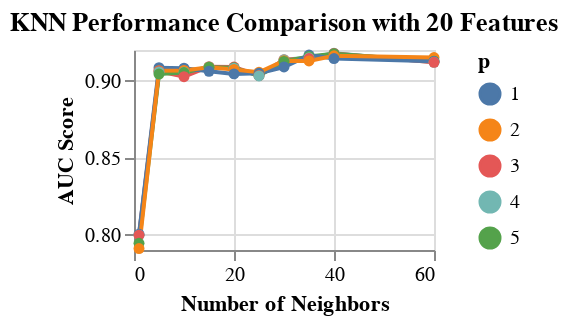

Here is the notebook cell this chart was saved with:
### Code cell
plot_GS_KNN(20)

### Figure 1 — Vega-Lite specification as saved in the notebook (floating-point values rounded to 4 significant figures)
{"config": {"view": {"continuousWidth": 400, "continuousHeight": 300}}, "data": {"name": "data-3bae83965198728578e10afd46ebc8b9"}, "mark": {"type": "line", "point": true}, "encoding": {"color": {"type": "nominal", "field": "knn__p", "title": "p"}, "x": {"type": "quantitative", "field": "knn__n_neighbors", "title": "Number of Neighbors"}, "y": {"type": "quantitative", "field": "mean_score", "scale": {"zero": false}, "title": "AUC Score"}}, "height": 100, "title": "KNN Performance Comparison with 20 Features", "width": 150, "$schema": "https://vega.github.io/schema/vega-lite/v4.0.2.json", "datasets": {"data-3bae83965198728578e10afd46ebc8b9": [{"mean_score": 0.918, "std_score": 0.0506, "max_score": 0.984, "min_score": 0.8421, "fselector__k": 20.0, "knn__n_neighbors": 40.0, "knn__p": 4.0}, {"mean_score": 0.9177, "std_score": 0.05037, "max_score": 0.984, "min_score": 0.8421, "fselector__k": 20.0, "knn__n_neighbors": 40.0, "knn__p": 3.0}, {"mean_score": 0.9175, "std_score": 0.05073, "max_score": 0.984, "min_score": 0.8421, "fselector__k": 20.0, "knn__n_neighbors": 40.0, "knn__p": 5.0}, {"mean_score": 0.9167, "std_score": 0.04827, "max_score": 0.9851, "min_score": 0.8513, "fselector__k": 20.0, "knn__n_neighbors": 35.0, "knn__p": 1.0}, {"mean_score": 0.9162, "std_score": 0.04951, "max_score": 0.984, "min_score": 0.8421, "fselector__k": 20.0, "knn__n_neighbors": 40.0, "knn__p": 2.0}, {"mean_score": 0.9158, "std_score": 0.04731, "max_score": 0.9828, "min_score": 0.8467, "fselector__k": 20.0, "knn__n_neighbors": 35.0, "knn__p": 5.0}, {"mean_score": 0.9151, "std_score": 0.0488, "max_score": 0.9863, "min_score": 0.849, "fselector__k": 20.0, "knn__n_neighbors": 60.0, "knn__p": 2.0}, {"mean_score": 0.9149, "std_score": 0.04904, "max_score": 0.9828, "min_score": 0.841, "fselector__k": 20.0, "knn__n_neighbors": 35.0, "knn__p": 4.0}, {"mean_score": 0.9145, "std_score": 0.05047, "max_score": 0.9851, "min_score": 0.8375, "fselector__k": 20.0, "knn__n_neighbors": 40.0, "knn__p": 1.0}, {"mean_score": 0.9145, "std_score": 0.04935, "max_score": 0.9828, "min_score": 0.8398, "fselector__k": 20.0, "knn__n_neighbors": 35.0, "knn__p": 3.0}, {"mean_score": 0.9137, "std_score": 0.04096, "max_score": 0.9771, "min_score": 0.8661, "fselector__k": 20.0, "knn__n_neighbors": 30.0, "knn__p": 3.0}, {"mean_score": 0.9137, "std_score": 0.04181, "max_score": 0.9771, "min_score": 0.8627, "fselector__k": 20.0, "knn__n_neighbors": 30.0, "knn__p": 4.0}, {"mean_score": 0.913, "std_score": 0.04177, "max_score": 0.9783, "min_score": 0.8661, "fselector__k": 20.0, "knn__n_neighbors": 30.0, "knn__p": 2.0}, {"mean_score": 0.9129, "std_score": 0.04927, "max_score": 0.9828, "min_score": 0.8432, "fselector__k": 20.0, "knn__n_neighbors": 35.0, "knn__p": 2.0}, {"mean_score": 0.9127, "std_score": 0.04956, "max_score": 0.9874, "min_score": 0.8467, "fselector__k": 20.0, "knn__n_neighbors": 60.0, "knn__p": 5.0}, {"mean_score": 0.9126, "std_score": 0.04808, "max_score": 0.9794, "min_score": 0.8467, "fselector__k": 20.0, "knn__n_neighbors": 60.0, "knn__p": 1.0}, {"mean_score": 0.9125, "std_score": 0.04167, "max_score": 0.9748, "min_score": 0.8604, "fselector__k": 20.0, "knn__n_neighbors": 30.0, "knn__p": 5.0}, {"mean_score": 0.912, "std_score": 0.05007, "max_score": 0.9874, "min_score": 0.8444, "fselector__k": 20.0, "knn__n_neighbors": 60.0, "knn__p": 4.0}, {"mean_score": 0.912, "std_score": 0.05018, "max_score": 0.9863, "min_score": 0.8432, "fselector__k": 20.0, "knn__n_neighbors": 60.0, "knn__p": 3.0}, {"mean_score": 0.9092, "std_score": 0.042, "max_score": 0.9817, "min_score": 0.857, "fselector__k": 20.0, "knn__n_neighbors": 15.0, "knn__p": 3.0}, {"mean_score": 0.909, "std_score": 0.04194, "max_score": 0.9817, "min_score": 0.857, "fselector__k": 20.0, "knn__n_neighbors": 15.0, "knn__p": 4.0}, {"mean_score": 0.909, "std_score": 0.0415, "max_score": 0.9828, "min_score": 0.8673, "fselector__k": 20.0, "knn__n_neighbors": 30.0, "knn__p": 1.0}, {"mean_score": 0.9089, "std_score": 0.03949, "max_score": 0.976, "min_score": 0.8593, "fselector__k": 20.0, "knn__n_neighbors": 20.0, "knn__p": 3.0}, {"mean_score": 0.9087, "std_score": 0.04197, "max_score": 0.9817, "min_score": 0.857, "fselector__k": 20.0, "knn__n_neighbors": 15.0, "knn__p": 2.0}, {"mean_score": 0.9087, "std_score": 0.04189, "max_score": 0.9817, "min_score": 0.857, "fselector__k": 20.0, "knn__n_neighbors": 15.0, "knn__p": 5.0}, {"mean_score": 0.9085, "std_score": 0.03708, "max_score": 0.9748, "min_score": 0.8728, "fselector__k": 20.0, "knn__n_neighbors": 5.0, "knn__p": 1.0}, {"mean_score": 0.9085, "std_score": 0.03921, "max_score": 0.9748, "min_score": 0.8581, "fselector__k": 20.0, "knn__n_neighbors": 20.0, "knn__p": 5.0}, {"mean_score": 0.9082, "std_score": 0.03951, "max_score": 0.9748, "min_score": 0.857, "fselector__k": 20.0, "knn__n_neighbors": 20.0, "knn__p": 4.0}, {"mean_score": 0.9082, "std_score": 0.04255, "max_score": 0.9851, "min_score": 0.8663, "fselector__k": 20.0, "knn__n_neighbors": 10.0, "knn__p": 1.0}, {"mean_score": 0.9073, "std_score": 0.04008, "max_score": 0.976, "min_score": 0.8593, "fselector__k": 20.0, "knn__n_neighbors": 20.0, "knn__p": 2.0}, {"mean_score": 0.9067, "std_score": 0.04156, "max_score": 0.9851, "min_score": 0.8663, "fselector__k": 20.0, "knn__n_neighbors": 10.0, "knn__p": 2.0}, {"mean_score": 0.9066, "std_score": 0.03852, "max_score": 0.976, "min_score": 0.8719, "fselector__k": 20.0, "knn__n_neighbors": 5.0, "knn__p": 2.0}, {"mean_score": 0.9062, "std_score": 0.04002, "max_score": 0.976, "min_score": 0.8593, "fselector__k": 20.0, "knn__n_neighbors": 5.0, "knn__p": 3.0}, {"mean_score": 0.9062, "std_score": 0.04169, "max_score": 0.9805, "min_score": 0.8604, "fselector__k": 20.0, "knn__n_neighbors": 15.0, "knn__p": 1.0}, {"mean_score": 0.9058, "std_score": 0.03973, "max_score": 0.976, "min_score": 0.8593, "fselector__k": 20.0, "knn__n_neighbors": 5.0, "knn__p": 4.0}, {"mean_score": 0.9055, "std_score": 0.04357, "max_score": 0.9794, "min_score": 0.8501, "fselector__k": 20.0, "knn__n_neighbors": 25.0, "knn__p": 2.0}, {"mean_score": 0.9055, "std_score": 0.0423, "max_score": 0.9851, "min_score": 0.8707, "fselector__k": 20.0, "knn__n_neighbors": 10.0, "knn__p": 4.0}, {"mean_score": 0.9053, "std_score": 0.04228, "max_score": 0.9851, "min_score": 0.8707, "fselector__k": 20.0, "knn__n_neighbors": 10.0, "knn__p": 5.0}, {"mean_score": 0.9048, "std_score": 0.04167, "max_score": 0.9737, "min_score": 0.8501, "fselector__k": 20.0, "knn__n_neighbors": 25.0, "knn__p": 1.0}, {"mean_score": 0.9045, "std_score": 0.03927, "max_score": 0.9737, "min_score": 0.8627, "fselector__k": 20.0, "knn__n_neighbors": 20.0, "knn__p": 1.0}, {"mean_score": 0.9044, "std_score": 0.03732, "max_score": 0.9691, "min_score": 0.8593, "fselector__k": 20.0, "knn__n_neighbors": 5.0, "knn__p": 5.0}, {"mean_score": 0.9034, "std_score": 0.04245, "max_score": 0.9783, "min_score": 0.8513, "fselector__k": 20.0, "knn__n_neighbors": 25.0, "knn__p": 5.0}, {"mean_score": 0.9034, "std_score": 0.04202, "max_score": 0.9771, "min_score": 0.8513, "fselector__k": 20.0, "knn__n_neighbors": 25.0, "knn__p": 3.0}, {"mean_score": 0.9031, "std_score": 0.04201, "max_score": 0.9771, "min_score": 0.8513, "fselector__k": 20.0, "knn__n_neighbors": 25.0, "knn__p": 4.0}, {"mean_score": 0.9026, "std_score": 0.0442, "max_score": 0.9851, "min_score": 0.862, "fselector__k": 20.0, "knn__n_neighbors": 10.0, "knn__p": 3.0}, {"mean_score": 0.8003, "std_score": 0.07665, "max_score": 0.9085, "min_score": 0.6854, "fselector__k": 20.0, "knn__n_neighbors": 1.0, "knn__p": 1.0}, {"mean_score": 0.7996, "std_score": 0.06732, "max_score": 0.9085, "min_score": 0.7071, "fselector__k": 20.0, "knn__n_neighbors": 1.0, "knn__p": 4.0}, {"mean_score": 0.7996, "std_score": 0.06732, "max_score": 0.9085, "min_score": 0.7071, "fselector__k": 20.0, "knn__n_neighbors": 1.0, "knn__p": 3.0}, {"mean_score": 0.7944, "std_score": 0.05913, "max_score": 0.8822, "min_score": 0.7071, "fselector__k": 20.0, "knn__n_neighbors": 1.0, "knn__p": 5.0}, {"mean_score": 0.7909, "std_score": 0.07489, "max_score": 0.9085, "min_score": 0.6854, "fselector__k": 20.0, "knn__n_neighbors": 1.0, "knn__p": 2.0}]}}
